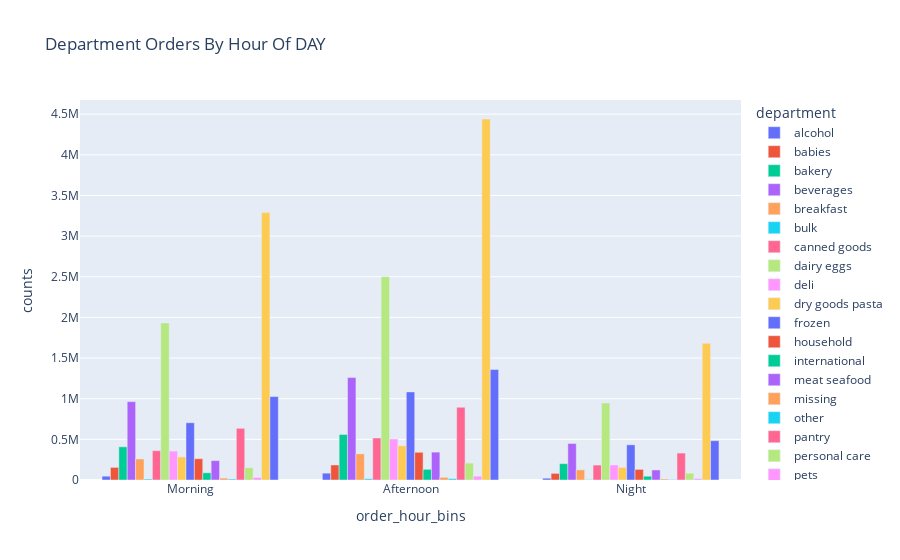

Source (notebook cell):
### Code cell
dept_time_cpunts = df.groupby(['department','order_hour_bins']).size().reset_index(name='counts')
fig = px.bar(dept_time_cpunts, x='order_hour_bins',y='counts', color='department',title="Department Orders By Hour Of DAY", barmode='group')
fig.show()

### Figure 1 — Plotly figure (JSON) as saved in the notebook; plotly's stock layout.template omitted (floating-point values rounded to 4 significant figures)
{"data": [{"alignmentgroup": "True", "hovertemplate": "department=alcohol<br>order_hour_bins=%{x}<br>counts=%{y}<extra></extra>", "legendgroup": "alcohol", "marker": {"color": "#636efa", "pattern": {"shape": ""}}, "name": "alcohol", "offsetgroup": "alcohol", "orientation": "v", "showlegend": true, "textposition": "auto", "type": "bar", "x": ["Morning", "Afternoon", "Night"], "xaxis": "x", "y": [46880, 84005, 22310], "yaxis": "y"}, {"alignmentgroup": "True", "hovertemplate": "department=babies<br>order_hour_bins=%{x}<br>counts=%{y}<extra></extra>", "legendgroup": "babies", "marker": {"color": "#EF553B", "pattern": {"shape": ""}}, "name": "babies", "offsetgroup": "babies", "orientation": "v", "showlegend": true, "textposition": "auto", "type": "bar", "x": ["Morning", "Afternoon", "Night"], "xaxis": "x", "y": [155096, 184757, 81549], "yaxis": "y"}, {"alignmentgroup": "True", "hovertemplate": "department=bakery<br>order_hour_bins=%{x}<br>counts=%{y}<extra></extra>", "legendgroup": "bakery", "marker": {"color": "#00cc96", "pattern": {"shape": ""}}, "name": "bakery", "offsetgroup": "bakery", "orientation": "v", "showlegend": true, "textposition": "auto", "type": "bar", "x": ["Morning", "Afternoon", "Night"], "xaxis": "x", "y": [408402, 560090, 200969], "yaxis": "y"}, {"alignmentgroup": "True", "hovertemplate": "department=beverages<br>order_hour_bins=%{x}<br>counts=%{y}<extra></extra>", "legendgroup": "beverages", "marker": {"color": "#ab63fa", "pattern": {"shape": ""}}, "name": "beverages", "offsetgroup": "beverages", "orientation": "v", "showlegend": true, "textposition": "auto", "type": "bar", "x": ["Morning", "Afternoon", "Night"], "xaxis": "x", "y": [963905, 1259630, 449019], "yaxis": "y"}, {"alignmentgroup": "True", "hovertemplate": "department=breakfast<br>order_hour_bins=%{x}<br>counts=%{y}<extra></extra>", "legendgroup": "breakfast", "marker": {"color": "#FFA15A", "pattern": {"shape": ""}}, "name": "breakfast", "offsetgroup": "breakfast", "orientation": "v", "showlegend": true, "textposition": "auto", "type": "bar", "x": ["Morning", "Afternoon", "Night"], "xaxis": "x", "y": [258927, 321344, 124930], "yaxis": "y"}, {"alignmentgroup": "True", "hovertemplate": "department=bulk<br>order_hour_bins=%{x}<br>counts=%{y}<extra></extra>", "legendgroup": "bulk", "marker": {"color": "#19d3f3", "pattern": {"shape": ""}}, "name": "bulk", "offsetgroup": "bulk", "orientation": "v", "showlegend": true, "textposition": "auto", "type": "bar", "x": ["Morning", "Afternoon", "Night"], "xaxis": "x", "y": [12161, 15860, 6314], "yaxis": "y"}, {"alignmentgroup": "True", "hovertemplate": "department=canned goods<br>order_hour_bins=%{x}<br>counts=%{y}<extra></extra>", "legendgroup": "canned goods", "marker": {"color": "#FF6692", "pattern": {"shape": ""}}, "name": "canned goods", "offsetgroup": "canned goods", "orientation": "v", "showlegend": true, "textposition": "auto", "type": "bar", "x": ["Morning", "Afternoon", "Night"], "xaxis": "x", "y": [360333, 516853, 183689], "yaxis": "y"}, {"alignmentgroup": "True", "hovertemplate": "department=dairy eggs<br>order_hour_bins=%{x}<br>counts=%{y}<extra></extra>", "legendgroup": "dairy eggs", "marker": {"color": "#B6E880", "pattern": {"shape": ""}}, "name": "dairy eggs", "offsetgroup": "dairy eggs", "orientation": "v", "showlegend": true, "textposition": "auto", "type": "bar", "x": ["Morning", "Afternoon", "Night"], "xaxis": "x", "y": [1931724, 2500364, 947153], "yaxis": "y"}, {"alignmentgroup": "True", "hovertemplate": "department=deli<br>order_hour_bins=%{x}<br>counts=%{y}<extra></extra>", "legendgroup": "deli", "marker": {"color": "#FF97FF", "pattern": {"shape": ""}}, "name": "deli", "offsetgroup": "deli", "orientation": "v", "showlegend": true, "textposition": "auto", "type": "bar", "x": ["Morning", "Afternoon", "Night"], "xaxis": "x", "y": [355527, 504289, 184513], "yaxis": "y"}, {"alignmentgroup": "True", "hovertemplate": "department=dry goods pasta<br>order_hour_bins=%{x}<br>counts=%{y}<extra></extra>", "legendgroup": "dry goods pasta", "marker": {"color": "#FECB52", "pattern": {"shape": ""}}, "name": "dry goods pasta", "offsetgroup": "dry goods pasta", "orientation": "v", "showlegend": true, "textposition": "auto", "type": "bar", "x": ["Morning", "Afternoon", "Night"], "xaxis": "x", "y": [284107, 421452, 155176], "yaxis": "y"}, {"alignmentgroup": "True", "hovertemplate": "department=frozen<br>order_hour_bins=%{x}<br>counts=%{y}<extra></extra>", "legendgroup": "frozen", "marker": {"color": "#636efa", "pattern": {"shape": ""}}, "name": "frozen", "offsetgroup": "frozen", "orientation": "v", "showlegend": true, "textposition": "auto", "type": "bar", "x": ["Morning", "Afternoon", "Night"], "xaxis": "x", "y": [704322, 1083605, 432855], "yaxis": "y"}, {"alignmentgroup": "True", "hovertemplate": "department=household<br>order_hour_bins=%{x}<br>counts=%{y}<extra></extra>", "legendgroup": "household", "marker": {"color": "#EF553B", "pattern": {"shape": ""}}, "name": "household", "offsetgroup": "household", "orientation": "v", "showlegend": true, "textposition": "auto", "type": "bar", "x": ["Morning", "Afternoon", "Night"], "xaxis": "x", "y": [262032, 340957, 130710], "yaxis": "y"}, {"alignmentgroup": "True", "hovertemplate": "department=international<br>order_hour_bins=%{x}<br>counts=%{y}<extra></extra>", "legendgroup": "international", "marker": {"color": "#00cc96", "pattern": {"shape": ""}}, "name": "international", "offsetgroup": "international", "orientation": "v", "showlegend": true, "textposition": "auto", "type": "bar", "x": ["Morning", "Afternoon", "Night"], "xaxis": "x", "y": [88741, 131702, 46925], "yaxis": "y"}, {"alignmentgroup": "True", "hovertemplate": "department=meat seafood<br>order_hour_bins=%{x}<br>counts=%{y}<extra></extra>", "legendgroup": "meat seafood", "marker": {"color": "#ab63fa", "pattern": {"shape": ""}}, "name": "meat seafood", "offsetgroup": "meat seafood", "orientation": "v", "showlegend": true, "textposition": "auto", "type": "bar", "x": ["Morning", "Afternoon", "Night"], "xaxis": "x", "y": [238117, 342905, 123183], "yaxis": "y"}, {"alignmentgroup": "True", "hovertemplate": "department=missing<br>order_hour_bins=%{x}<br>counts=%{y}<extra></extra>", "legendgroup": "missing", "marker": {"color": "#FFA15A", "pattern": {"shape": ""}}, "name": "missing", "offsetgroup": "missing", "orientation": "v", "showlegend": true, "textposition": "auto", "type": "bar", "x": ["Morning", "Afternoon", "Night"], "xaxis": "x", "y": [23658, 32295, 12647], "yaxis": "y"}, {"alignmentgroup": "True", "hovertemplate": "department=other<br>order_hour_bins=%{x}<br>counts=%{y}<extra></extra>", "legendgroup": "other", "marker": {"color": "#19d3f3", "pattern": {"shape": ""}}, "name": "other", "offsetgroup": "other", "orientation": "v", "showlegend": true, "textposition": "auto", "type": "bar", "x": ["Morning", "Afternoon", "Night"], "xaxis": "x", "y": [12137, 17354, 6553], "yaxis": "y"}, {"alignmentgroup": "True", "hovertemplate": "department=pantry<br>order_hour_bins=%{x}<br>counts=%{y}<extra></extra>", "legendgroup": "pantry", "marker": {"color": "#FF6692", "pattern": {"shape": ""}}, "name": "pantry", "offsetgroup": "pantry", "orientation": "v", "showlegend": true, "textposition": "auto", "type": "bar", "x": ["Morning", "Afternoon", "Night"], "xaxis": "x", "y": [635782, 894888, 331281], "yaxis": "y"}, {"alignmentgroup": "True", "hovertemplate": "department=personal care<br>order_hour_bins=%{x}<br>counts=%{y}<extra></extra>", "legendgroup": "personal care", "marker": {"color": "#B6E880", "pattern": {"shape": ""}}, "name": "personal care", "offsetgroup": "personal care", "orientation": "v", "showlegend": true, "textposition": "auto", "type": "bar", "x": ["Morning", "Afternoon", "Night"], "xaxis": "x", "y": [151594, 207993, 84264], "yaxis": "y"}, {"alignmentgroup": "True", "hovertemplate": "department=pets<br>order_hour_bins=%{x}<br>counts=%{y}<extra></extra>", "legendgroup": "pets", "marker": {"color": "#FF97FF", "pattern": {"shape": ""}}, "name": "pets", "offsetgroup": "pets", "orientation": "v", "showlegend": true, "textposition": "auto", "type": "bar", "x": ["Morning", "Afternoon", "Night"], "xaxis": "x", "y": [31345, 47300, 18396], "yaxis": "y"}, {"alignmentgroup": "True", "hovertemplate": "department=produce<br>order_hour_bins=%{x}<br>counts=%{y}<extra></extra>", "legendgroup": "produce", "marker": {"color": "#FECB52", "pattern": {"shape": ""}}, "name": "produce", "offsetgroup": "produce", "orientation": "v", "showlegend": true, "textposition": "auto", "type": "bar", "x": ["Morning", "Afternoon", "Night"], "xaxis": "x", "y": [3288718, 4440211, 1681969], "yaxis": "y"}, {"alignmentgroup": "True", "hovertemplate": "department=snacks<br>order_hour_bins=%{x}<br>counts=%{y}<extra></extra>", "legendgroup": "snacks", "marker": {"color": "#636efa", "pattern": {"shape": ""}}, "name": "snacks", "offsetgroup": "snacks", "orientation": "v", "showlegend": true, "textposition": "auto", "type": "bar", "x": ["Morning", "Afternoon", "Night"], "xaxis": "x", "y": [1026804, 1359289, 483681], "yaxis": "y"}], "layout": {"barmode": "group", "legend": {"title": {"text": "department"}, "tracegroupgap": 0}, "title": {"text": "Department Orders By Hour Of DAY"}, "xaxis": {"anchor": "y", "domain": [0, 1], "title": {"text": "order_hour_bins"}}, "yaxis": {"anchor": "x", "domain": [0, 1], "title": {"text": "counts"}}}}
